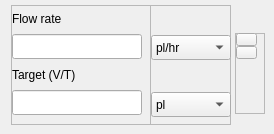
          <widget class="QWidget" name="Param1">
           <attribute name="title">
            <string>Param1</string>
           </attribute>
           <widget class="QFrame" name="frame_10">
            <property name="geometry">
             <rect>
              <x>235</x>
              <y>33</y>
              <width>30</width>
              <height>81</height>
             </rect>
            </property>
            <property name="minimumSize">
             <size>
              <width>20</width>
              <height>0</height>
             </size>
            </property>
            <property name="maximumSize">
             <size>
              <width>30</width>
              <height>16777215</height>
             </size>
            </property>
            <property name="frameShape">
             <enum>QFrame::StyledPanel</enum>
            </property>
            <property name="frameShadow">
             <enum>QFrame::Raised</enum>
            </property>
            <widget class="QPushButton" name="flow_upper_button_1">
             <property name="geometry">
              <rect>
               <x>1</x>
               <y>0</y>
               <width>21</width>
               <height>13</height>
              </rect>
             </property>
             <property name="minimumSize">
              <size>
               <width>0</width>
               <height>13</height>
              </size>
             </property>
             <property name="maximumSize">
              <size>
               <width>30</width>
               <height>13</height>
              </size>
             </property>
             <property name="text">
              <string/>
             </property>
             <property name="icon">
              <iconset>
               <activeon>:/limit_button/upper_limit_icon.png</activeon>
              </iconset>
             </property>
             <property name="iconSize">
              <size>
               <width>12</width>
               <height>20</height>
              </size>
             </property>
             <property name="autoDefault">
              <bool>false</bool>
             </property>
             <property name="flat">
              <bool>false</bool>
             </property>
            </widget>
            <widget class="QPushButton" name="flow_lower_button_1">
             <property name="geometry">
              <rect>
               <x>1</x>
               <y>13</y>
               <width>21</width>
               <height>13</height>
              </rect>
             </property>
             <property name="minimumSize">
              <size>
               <width>0</width>
               <height>13</height>
              </size>
             </property>
             <property name="maximumSize">
              <size>
               <width>30</width>
               <height>13</height>
              </size>
             </property>
             <property name="sizeIncrement">
              <size>
               <width>0</width>
               <height>0</height>
              </size>
             </property>
             <property name="text">
              <string/>
             </property>
             <property name="icon">
              <iconset>
               <activeon>:/limit_button/lower_limit_icon.png</activeon>
              </iconset>
             </property>
             <property name="iconSize">
              <size>
               <width>12</width>
               <height>20</height>
              </size>
             </property>
            </widget>
           </widget>
           <widget class="QFrame" name="frame_11">
            <property name="geometry">
             <rect>
              <x>11</x>
              <y>5</y>
              <width>140</width>
              <height>120</height>
             </rect>
            </property>
            <property name="minimumSize">
             <size>
              <width>140</width>
              <height>120</height>
             </size>
            </property>
            <property name="maximumSize">
             <size>
              <width>140</width>
              <height>120</height>
             </size>
            </property>
            <property name="frameShape">
             <enum>QFrame::StyledPanel</enum>
            </property>
            <property name="frameShadow">
             <enum>QFrame::Raised</enum>
            </property>
            <widget class="QLabel" name="label_12">
             <property name="geometry">
              <rect>
               <x>1</x>
               <y>57</y>
               <width>83</width>
               <height>25</height>
              </rect>
             </property>
             <property name="minimumSize">
              <size>
               <width>0</width>
               <height>25</height>
              </size>
             </property>
             <property name="maximumSize">
              <size>
               <width>16777215</width>
               <height>25</height>
              </size>
             </property>
             <property name="text">
              <string>Target (V/T)</string>
             </property>
            </widget>
            <widget class="QLabel" name="label_13">
             <property name="geometry">
              <rect>
               <x>1</x>
               <y>1</y>
               <width>67</width>
               <height>25</height>
              </rect>
             </property>
             <property name="minimumSize">
              <size>
               <width>0</width>
               <height>25</height>
              </size>
             </property>
             <property name="maximumSize">
              <size>
               <width>16777215</width>
               <height>25</height>
              </size>
             </property>
             <property name="text">
              <string>Flow rate</string>
             </property>
            </widget>
            <widget class="QLineEdit" name="param_target_1">
             <property name="geometry">
              <rect>
               <x>1</x>
               <y>85</y>
               <width>130</width>
               <height>25</height>
              </rect>
             </property>
             <property name="minimumSize">
              <size>
               <width>0</width>
               <height>25</height>
              </size>
             </property>
             <property name="maximumSize">
              <size>
               <width>130</width>
               <height>25</height>
              </size>
             </property>
            </widget>
            <widget class="QLineEdit" name="param_flowRate_1">
             <property name="geometry">
              <rect>
               <x>1</x>
               <y>29</y>
               <width>130</width>
               <height>25</height>
              </rect>
             </property>
             <property name="minimumSize">
              <size>
               <width>0</width>
               <height>25</height>
              </size>
             </property>
             <property name="maximumSize">
              <size>
               <width>130</width>
               <height>25</height>
              </size>
             </property>
            </widget>
           </widget>
           <widget class="QFrame" name="frame_12">
            <property name="geometry">
             <rect>
              <x>150</x>
              <y>5</y>
              <width>81</width>
              <height>120</height>
             </rect>
            </property>
            <property name="minimumSize">
             <size>
              <width>80</width>
              <height>120</height>
             </size>
            </property>
            <property name="maximumSize">
             <size>
              <width>120</width>
              <height>120</height>
             </size>
            </property>
            <property name="frameShape">
             <enum>QFrame::StyledPanel</enum>
            </property>
            <property name="frameShadow">
             <enum>QFrame::Raised</enum>
            </property>
            <layout class="QGridLayout" name="gridLayout_13">
             <property name="leftMargin">
              <number>0</number>
             </property>
             <property name="topMargin">
              <number>0</number>
             </property>
             <property name="rightMargin">
              <number>0</number>
             </property>
             <property name="verticalSpacing">
              <number>5</number>
             </property>
             <item row="0" column="0">
              <widget class="QLabel" name="label_14">
               <property name="minimumSize">
                <size>
                 <width>0</width>
                 <height>25</height>
                </size>
               </property>
               <property name="maximumSize">
                <size>
                 <width>20</width>
                 <height>25</height>
                </size>
               </property>
               <property name="text">
                <string/>
               </property>
              </widget>
             </item>
             <item row="1" column="0">
              <widget class="QComboBox" name="comboBox_unit_frate_1">
               <property name="minimumSize">
                <size>
                 <width>80</width>
                 <height>25</height>
                </size>
               </property>
               <property name="maximumSize">
                <size>
                 <width>80</width>
                 <height>25</height>
                </size>
               </property>
               <item>
                <property name="text">
                 <string>pl/hr</string>
                </property>
               </item>
               <item>
                <property name="text">
                 <string>nl/hr</string>
                </property>
               </item>
               <item>
                <property name="text">
                 <string>ul/hr</string>
                </property>
               </item>
               <item>
                <property name="text">
                 <string>ml/hr</string>
                </property>
               </item>
               <item>
                <property name="text">
                 <string>pl/min</string>
                </property>
               </item>
               <item>
                <property name="text">
                 <string>nl/min</string>
                </property>
               </item>
               <item>
                <property name="text">
                 <string>ul/min</string>
                </property>
               </item>
               <item>
                <property name="text">
                 <string>ml/min</string>
                </property>
               </item>
               <item>
                <property name="text">
                 <string>pl/s</string>
                </property>
               </item>
               <item>
                <property name="text">
                 <string>nl/s</string>
                </property>
               </item>
               <item>
                <property name="text">
                 <string>ul/s</string>
                </property>
               </item>
               <item>
                <property name="text">
                 <string>ml/s</string>
                </property>
               </item>
              </widget>
             </item>
             <item row="4" column="0">
              <widget class="QComboBox" name="comboBox_unit_target_1">
               <property name="minimumSize">
                <size>
                 <width>80</width>
                 <height>25</height>
                </size>
               </property>
               <property name="maximumSize">
                <size>
                 <width>80</width>
                 <height>25</height>
                </size>
               </property>
               <item>
                <property name="text">
                 <string>pl</string>
                </property>
               </item>
               <item>
                <property name="text">
                 <string>nl</string>
                </property>
               </item>
               <item>
                <property name="text">
                 <string>ul</string>
                </property>
               </item>
               <item>
                <property name="text">
                 <string>ml</string>
                </property>
               </item>
               <item>
                <property name="text">
                 <string>Secs</string>
                </property>
               </item>
               <item>
                <property name="text">
                 <string>h:m:s</string>
                </property>
               </item>
              </widget>
             </item>
             <item row="2" column="0">
              <widget class="QLabel" name="label_15">
               <property name="minimumSize">
                <size>
                 <width>0</width>
                 <height>25</height>
                </size>
               </property>
               <property name="maximumSize">
                <size>
                 <width>20</width>
                 <height>25</height>
                </size>
               </property>
               <property name="text">
                <string/>
               </property>
              </widget>
             </item>
            </layout>
           </widget>
          </widget>
